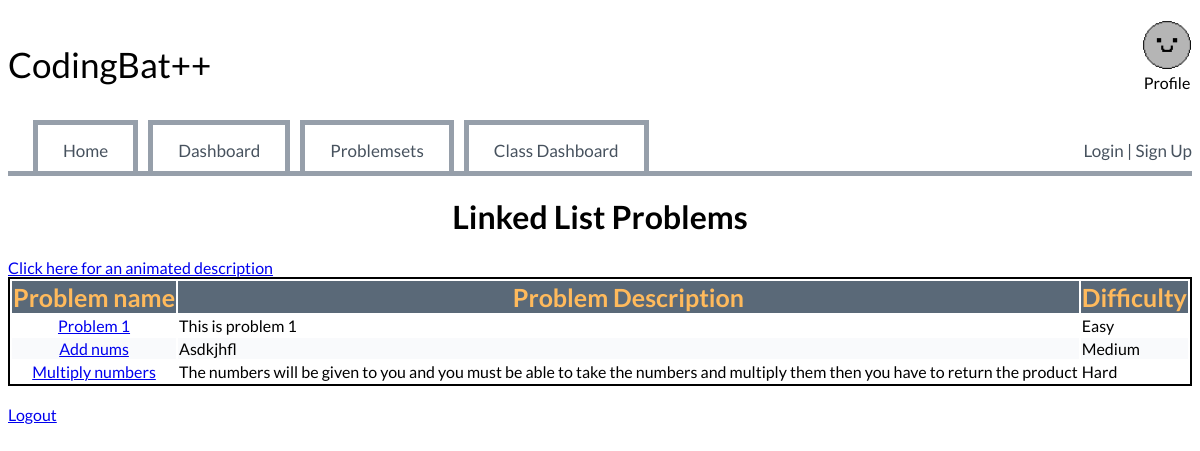
/problemsets/Linked List (signed in), run on an earlier commit of the app's database.
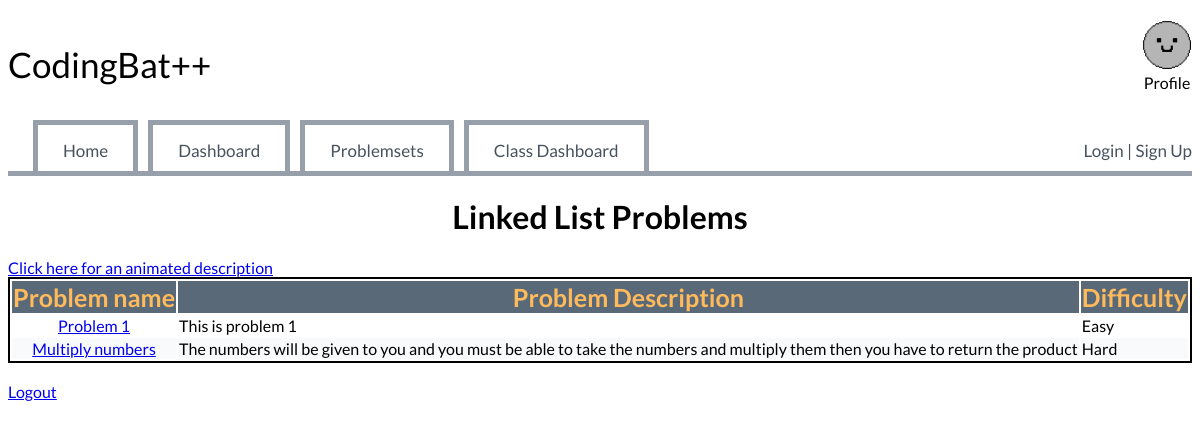
And on a later commit of the database.
### website/models.py (models this page shows)
class Problems(db.Model):
    id = db.Column(db.Integer, primary_key=True)
    problemName = db.Column(db.String(100), nullable=False, unique=True)
    function = db.Column(db.Text, nullable=False)
    description = db.Column(db.Text, nullable=False)
    difficulty = db.Column(db.String(80), nullable=False)
    users = db.relationship('User', secondary='user_progress', back_populates='problems', lazy='dynamic')
    user_progress = db.relationship('Progress', back_populates='problem', lazy='dynamic')
    category_id = db.Column(db.Integer, db.ForeignKey('problem_categories.id'), nullable=False)
    category = db.relationship('ProblemCategory', backref=db.backref('problem_set', lazy=True), overlaps='problems')
    test_cases = db.relationship('TestCases', backref='problem', lazy=True, cascade="all, delete")

### website/problems.py (the view)
@problems.route("/<category_name>")
@login_required
def category_page(category_name):
    category = ProblemCategory.query.filter(ProblemCategory.name.ilike(category_name)).first_or_404()
    problems = Problems.query.filter_by(category_id=category.id).all()
    return render_template('category_page.html', category=category, problems=problems)

### website/templates/category_page.html (shortened to what this page needs)
{% extends 'base.html' %}
{% block content %}
<h1 style="display: flex; justify-content: center;">{{category.name}} Problems</h1>
<a href="/problemsets/LinkedListGIF">Click here for an animated description</a>
<div class="problems">
    <table id="problems" style="border: 2px solid black;">
        <tr id="problemHeaders">
            <th>Problem name</th>
            <th>Problem Description</th>
            <th>Difficulty</th>
        </tr>
        {% if problems %}
        {% for problem in problems %}
            <tr>
                <td style="display: flex; justify-content: center;">
                    <a href="{{url_for('problemsets_blueprint.problem_view', problem_id=problem.id, category_name=category.name)}}" class="categorymenu-item">{{problem.problemName}}</a>
                </td>
                <td >
                    {{problem.description}}
                </td>
                <td >
                    {{problem.difficulty}}
                </td>
            </tr>
        {% endfor %}
        {% else %}
            <p>No problems available.</p>
        {% endif %}
    </table>
</div>
<br>
<a id="logout" href="/logout">Logout</a>
{% endblock %}

What changed in the data, as far as the page shows it:
removed Problems: problemName "Add nums", description "Asdkjhfl", difficulty "Medium"
